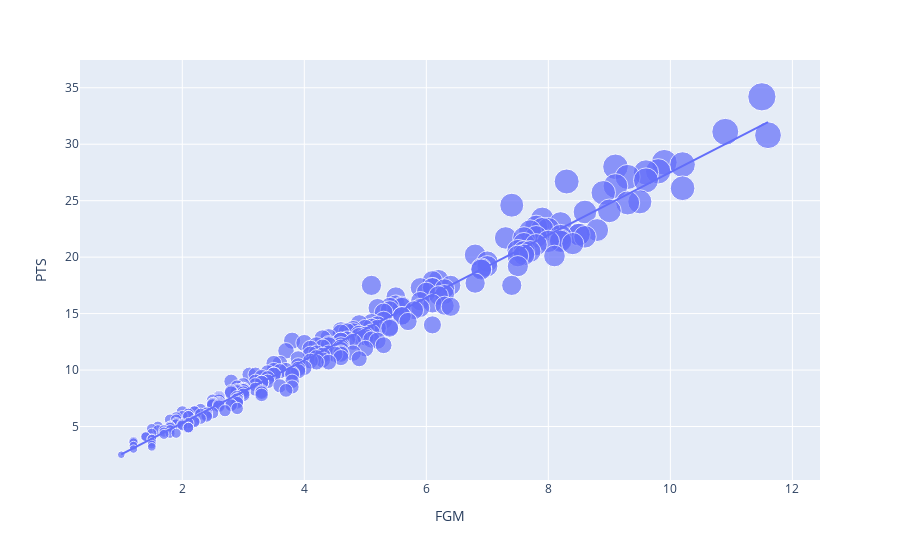

The code cell stored with this chart in its notebook:
### Code cell
import plotly.express as px

# Visualize the relationship between Field Goals Made (FGM) and Points (PTS)
figure = px.scatter(data_frame=df, x='FGM', y='PTS', size='PTS', trendline='ols')
figure.show()

### Figure 1 — Plotly figure (JSON) as saved in the notebook; plotly's stock layout.template omitted (floating-point values rounded to 4 significant figures; data arrays with more than 128 entries replaced by an {"elided": "..."} marker saying what was removed)
{"data": [{"hovertemplate": "FGM=%{x}<br>PTS=%{marker.size}<extra></extra>", "legendgroup": "", "marker": {"color": "#636efa", "size": {"elided": "254 float values"}, "sizemode": "area", "sizeref": 0.0855, "symbol": "circle"}, "mode": "markers", "name": "", "orientation": "v", "showlegend": false, "type": "scatter", "x": {"elided": "254 float values"}, "xaxis": "x", "y": {"elided": "254 float values"}, "yaxis": "y"}, {"hovertemplate": "<b>OLS trendline</b><br>PTS = 2.77584 * FGM + -0.244977<br>R<sup>2</sup>=0.978298<br><br>FGM=%{x}<br>PTS=%{y} <b>(trend)</b><extra></extra>", "legendgroup": "", "marker": {"color": "#636efa", "symbol": "circle"}, "mode": "lines", "name": "", "showlegend": false, "type": "scatter", "x": {"elided": "254 float values"}, "xaxis": "x", "y": {"elided": "254 float values"}, "yaxis": "y"}], "layout": {"autosize": true, "legend": {"itemsizing": "constant", "tracegroupgap": 0}, "margin": {"t": 60}, "xaxis": {"anchor": "y", "autorange": true, "domain": [0, 1], "range": [0.3248, 12.45], "title": {"text": "FGM"}, "type": "linear"}, "yaxis": {"anchor": "x", "autorange": true, "domain": [0, 1], "range": [-0.2216, 38.98], "title": {"text": "PTS"}, "type": "linear"}}}
